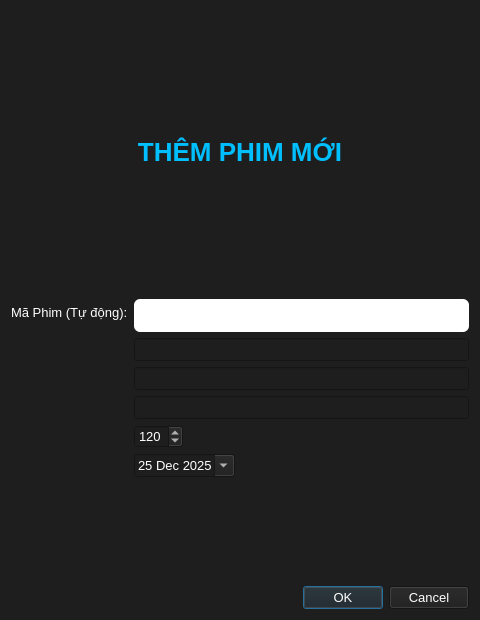
<?xml version="1.0" encoding="UTF-8"?>
<ui version="4.0">
 <class>Dialog_phim</class>
 <widget class="QDialog" name="Dialog_phim">
  <property name="geometry">
   <rect>
    <x>0</x>
    <y>0</y>
    <width>480</width>
    <height>620</height>
   </rect>
  </property>
  <property name="windowTitle">
   <string>Thêm Phim Mới</string>
  </property>
  <property name="styleSheet">
   <string notr="true">
    background-color: #1e1e1e;
    color: white;
    font-family: "Segoe UI";
    font-size: 13px;
   </string>
  </property>
  <layout class="QVBoxLayout" name="verticalLayout">
   <item>
    <widget class="QLabel" name="label_title">
     <property name="text">
      <string>&lt;h1&gt;THÊM PHIM MỚI&lt;/h1&gt;</string>
     </property>
     <property name="alignment">
      <set>Qt::AlignCenter</set>
     </property>
     <property name="styleSheet">
      <string notr="true">color: #00bfff; font-weight: bold;</string>
     </property>
    </widget>
   </item>
   <item>
    <layout class="QFormLayout" name="formLayout">
     <property name="fieldGrowthPolicy">
      <enum>QFormLayout::ExpandingFieldsGrow</enum>
     </property>
     <property name="labelAlignment">
      <set>Qt::AlignRight|Qt::AlignTrailing|Qt::AlignVCenter</set>
     </property>
     <item row="0" column="0">
      <widget class="QLabel" name="label_ma">
       <property name="text">
        <string>Mã Phim (Tự động):</string>
       </property>
      </widget>
     </item>
     <item row="0" column="1">
      <widget class="QLineEdit" name="le_maPhim">
       <property name="readOnly">
        <bool>true</bool>
       </property>
       <property name="styleSheet">
        <string notr="true">background: white; color: black; padding: 8px; border-radius: 6px;</string>
       </property>
      </widget>
     </item>
     <item row="1" column="0">
      <widget class="QLabel" name="label_ten">
       <string>Tên Phim:</string>
      </widget>
     </item>
     <item row="1" column="1">
      <widget class="QLineEdit" name="le_tenPhim"/>
     </item>
     <item row="2" column="0">
      <widget class="QLabel" name="label_daoDien">
       <string>Đạo Diễn:</string>
      </widget>
     </item>
     <item row="2" column="1">
      <widget class="QLineEdit" name="le_daoDien"/>
     </item>
     <item row="3" column="0">
      <widget class="QLabel" name="label_theLoai">
       <string>Thể Loại:</string>
      </widget>
     </item>
     <item row="3" column="1">
      <widget class="QLineEdit" name="le_theLoai"/>
     </item>
     <item row="4" column="0">
      <widget class="QLabel" name="label_thoiLuong">
       <string>Thời Lượng (phút):</string>
      </widget>
     </item>
     <item row="4" column="1">
      <widget class="QSpinBox" name="spin_thoiLuong">
       <property name="minimum">
        <number>60</number>
       </property>
       <property name="maximum">
        <number>300</number>
       </property>
       <property name="value">
        <number>120</number>
       </property>
      </widget>
     </item>
     <item row="5" column="0">
      <widget class="QLabel" name="label_khoiChieu">
       <string>Ngày Khởi Chiếu:</string>
      </widget>
     </item>
     <item row="5" column="1">
      <widget class="QDateEdit" name="date_khoiChieu">
       <property name="calendarPopup">
        <bool>true</bool>
       </property>
       <property name="date">
        <date>
         <year>2025</year>
         <month>12</month>
         <day>25</day>
        </date>
       </property>
      </widget>
     </item>
    </layout>
   </item>
   <item>
    <widget class="QDialogButtonBox" name="buttonBox">
     <property name="orientation">
      <enum>Qt::Horizontal</enum>
     </property>
     <property name="standardButtons">
      <set>QDialogButtonBox::Cancel|QDialogButtonBox::Ok</set>
     </property>
     <property name="styleSheet">
      <string notr="true">
       QPushButton {
         background: #007acc;
         color: white;
         padding: 12px 30px;
         border-radius: 8px;
         font-weight: bold;
         min-width: 120px;
       }
       QPushButton:hover { background: #005a99; }
       QPushButton#qt_dialogbuttonbox_cancel { background: #444; }
      </string>
     </property>
    </widget>
   </item>
  </layout>
 </widget>
 <resources/>
 <connections>
  <connection>
   <sender>buttonBox</sender>
   <signal>accepted()</signal>
   <receiver>Dialog_phim</receiver>
   <slot>accept()</slot>
  </connection>
  <connection>
   <sender>buttonBox</sender>
   <signal>rejected()</signal>
   <receiver>Dialog_phim</receiver>
   <slot>reject()</slot>
  </connection>
 </connections>
</ui>
